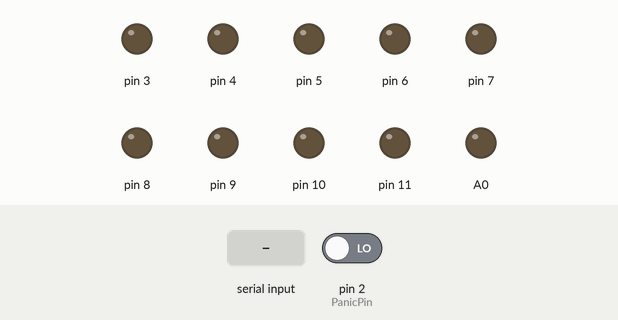
Recording of a sketch running on a simulated Arduino Uno, built with avr-gcc and run on an emulated ATmega328P. Parts: output pins drawn as LEDs (lit = HIGH). The inputs (shaded band) are chosen by the test bench; at power-on: pin 2 (PanicPin) LOW. What the sketch prints to the serial monitor is not drawn.

Above: at 1.2 s.
1.3 s: "1\n" received over Serial
At 1.7 s:
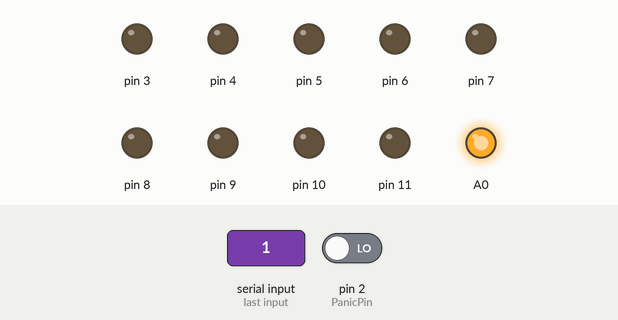
3.3 s: "2\n" received over Serial
At 3.7 s:
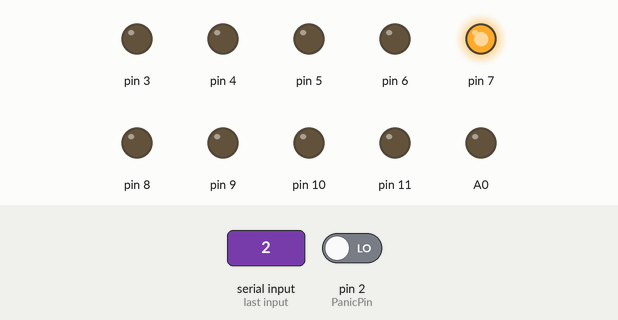
5.3 s: "3\n" received over Serial
At 5.7 s:
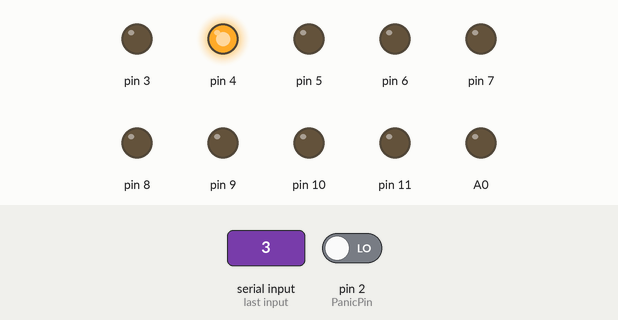
7.3 s: "4\n" received over Serial
At 7.7 s:
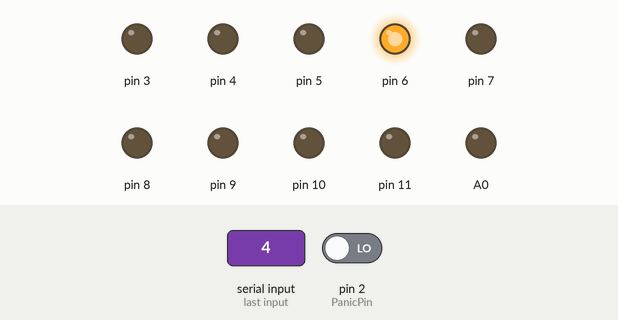
9.3 s: "5\n" received over Serial
At 9.6 s:
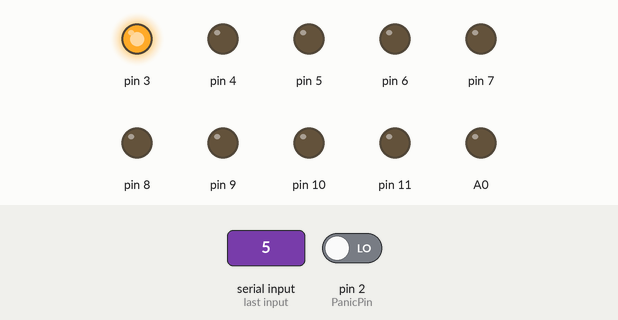
Timing chart, 0 to 12.3 s (numbered marks = the images above; inputs shaded):
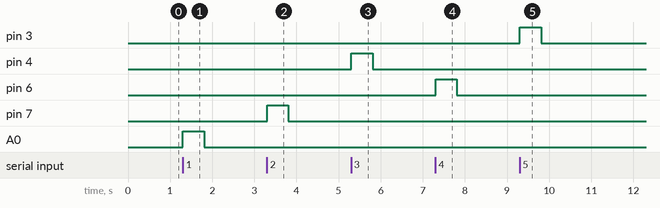

The sketch:

haptic_suit_updated.ino
```cpp
// recive charchters from the monitor
char rx_byte = 0;
String rx_str = "";

// varible for vibrator motor
int vibrator = 0;

unsigned long keyPrevMillis = 0;
const unsigned long keySampleIntervalMs = 20;
byte longKeyPressCountMax = 50;    //  50*20  = 1000ms  & 80 * 25 = 2000 ms
byte longKeyPressCount = 0;

byte prevKeyState = LOW;            // button is active low
const byte PanicPin = 2;            // button is connected to pin 2 and GND
int Panic_confirm;

// called when button is kept pressed for more than 1 second
void longKeyPress() {
  Serial.println("1");
  Panic_confirm = 1;
}

// called when key goes from not pressed to pressed
void keyPress() {
  longKeyPressCount = 0;
}


// called when key goes from pressed to not pressed
void keyRelease() {

  if (longKeyPressCount >= longKeyPressCountMax) {
    longKeyPress();
  }
}

void setup() {
  // put your setup code here, to run once:
  Serial.begin(9600);
  pinMode(2, INPUT);
  pinMode(3, OUTPUT);
  pinMode(4, OUTPUT);
  pinMode(5, OUTPUT);
  pinMode(6, OUTPUT);
  pinMode(7, OUTPUT);
  pinMode(8, OUTPUT);
  pinMode(9, OUTPUT);
  pinMode(10, OUTPUT);
  pinMode(11, OUTPUT);
  pinMode(A0, OUTPUT);

  digitalWrite(A0, LOW);
  digitalWrite(3, LOW);
  digitalWrite(4, LOW);
  digitalWrite(5, LOW);
  digitalWrite(6, LOW);
  digitalWrite(7, LOW);
  digitalWrite(8, LOW);
  digitalWrite(9, LOW);
  digitalWrite(10, LOW);
  digitalWrite(11, LOW);

}

void loop() {
  // put your main code here, to run repeatedly:
  if (millis() - keyPrevMillis >= keySampleIntervalMs) {
    keyPrevMillis = millis();

    byte currKeyState = digitalRead(PanicPin);

    if ((prevKeyState == LOW) && (currKeyState == HIGH)) {
      keyPress();
    }
    else if ((prevKeyState == HIGH) && (currKeyState == LOW)) {
      keyRelease();
    }
    else if (currKeyState == HIGH) {
      longKeyPressCount++;
    }

    prevKeyState = currKeyState;
  }


  if (Panic_confirm == 1)
  {
    Serial.println("1");
    if (digitalRead(2) == HIGH)
    {
      delay(10);
      Serial.println("ok");
      Panic_confirm  = 0;
    }
  }
  else
  {
    Serial.println("0");
  }

  if (Serial.available() > 0)
  {
    rx_byte = Serial.read();

    if (rx_byte != '\n') {
      rx_str += rx_byte;
    }
    else {
      vibrator = rx_str.toInt();
      rx_str = "";
    }
  }


  if (vibrator == 1)
  {
    vibrator_on(A0);
  }
  if (vibrator == 2)
  {
    vibrator_on(7);
  }
  if (vibrator == 3)
  {
    vibrator_on(4);
  }
  if (vibrator == 4)
  {
    vibrator_on(6);
  }
  if (vibrator == 5)
  {
    vibrator_on(3);
  }
  if (vibrator == 6)
  {
    vibrator_on(5);
  }
  if (vibrator == 7)
  {
    vibrator_on(8);
  }
  if (vibrator == 8)
  {
    vibrator_on(9);
  }
  if (vibrator == 9)
  {
    vibrator_on(10);
  }
  if (vibrator == 10)
  {
    vibrator_on(11);
  }
  if (vibrator == 11)
  {
    vibrate_all(3, 4, 5, 6, 7, 8, 9, 10, 11, A0 );
  }
  if (vibrator == 12)
  {
    vibrate_off(3, 4, 5, 6, 7, 8, 9, 10, 11, A0 );
  }
  vibrator = 0;
}
void vibrate_all(int n1, int n2, int n3, int n4, int n5, int n6, int n7, int n8, int n9, int n10 )
{
  digitalWrite(n1, HIGH);
  digitalWrite(n2, HIGH);
  digitalWrite(n3, HIGH);
  digitalWrite(n4, HIGH);
  digitalWrite(n5, HIGH);
  digitalWrite(n6, HIGH);
  digitalWrite(n7, HIGH);
  digitalWrite(n8, HIGH);
  digitalWrite(n9, HIGH);
  digitalWrite(n10, HIGH);
}

void vibrate_off(int n1, int n2, int n3, int n4, int n5, int n6, int n7, int n8, int n9, int n10 )
{
  digitalWrite(n1, LOW);
  digitalWrite(n2, LOW);
  digitalWrite(n3, LOW);
  digitalWrite(n4, LOW);
  digitalWrite(n5, LOW);
  digitalWrite(n6, LOW);
  digitalWrite(n7, LOW);
  digitalWrite(n8, LOW);
  digitalWrite(n9, LOW);
  digitalWrite(n10, LOW);
}

void vibrator_on(int pinnumber)
{

  digitalWrite(3, LOW);
  digitalWrite(4, LOW);
  digitalWrite(5, LOW);
  digitalWrite(6, LOW);
  digitalWrite(7, LOW);
  digitalWrite(8, LOW);
  digitalWrite(9, LOW);
  digitalWrite(10, LOW);
  digitalWrite(11, LOW);
  digitalWrite(A0, LOW);
  digitalWrite(pinnumber, HIGH);
  delay(500);
  digitalWrite(pinnumber, LOW);

}
```

Measured:
- after the input at 1.3 s, A0: LOW → HIGH at once, → LOW 0.50 s later
- after the input at 3.3 s, pin 7: LOW → HIGH at once, → LOW 0.50 s later
- after the input at 5.3 s, pin 4: LOW → HIGH at once, → LOW 0.50 s later
- after the input at 7.3 s, pin 6: LOW → HIGH at once, → LOW 0.50 s later
- after the input at 9.3 s, pin 3: LOW → HIGH at once, → LOW 0.50 s later
